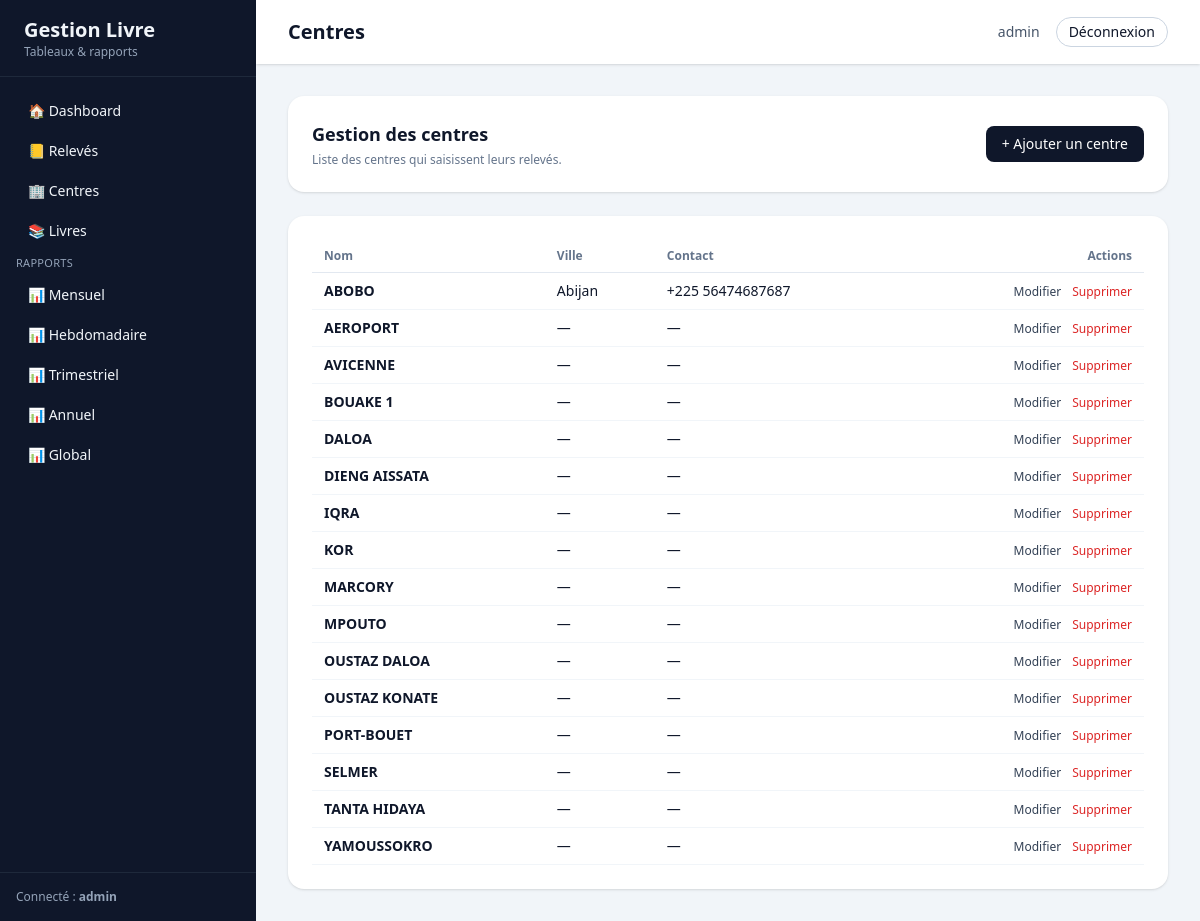
The app's page /centres/ (signed in), older data.
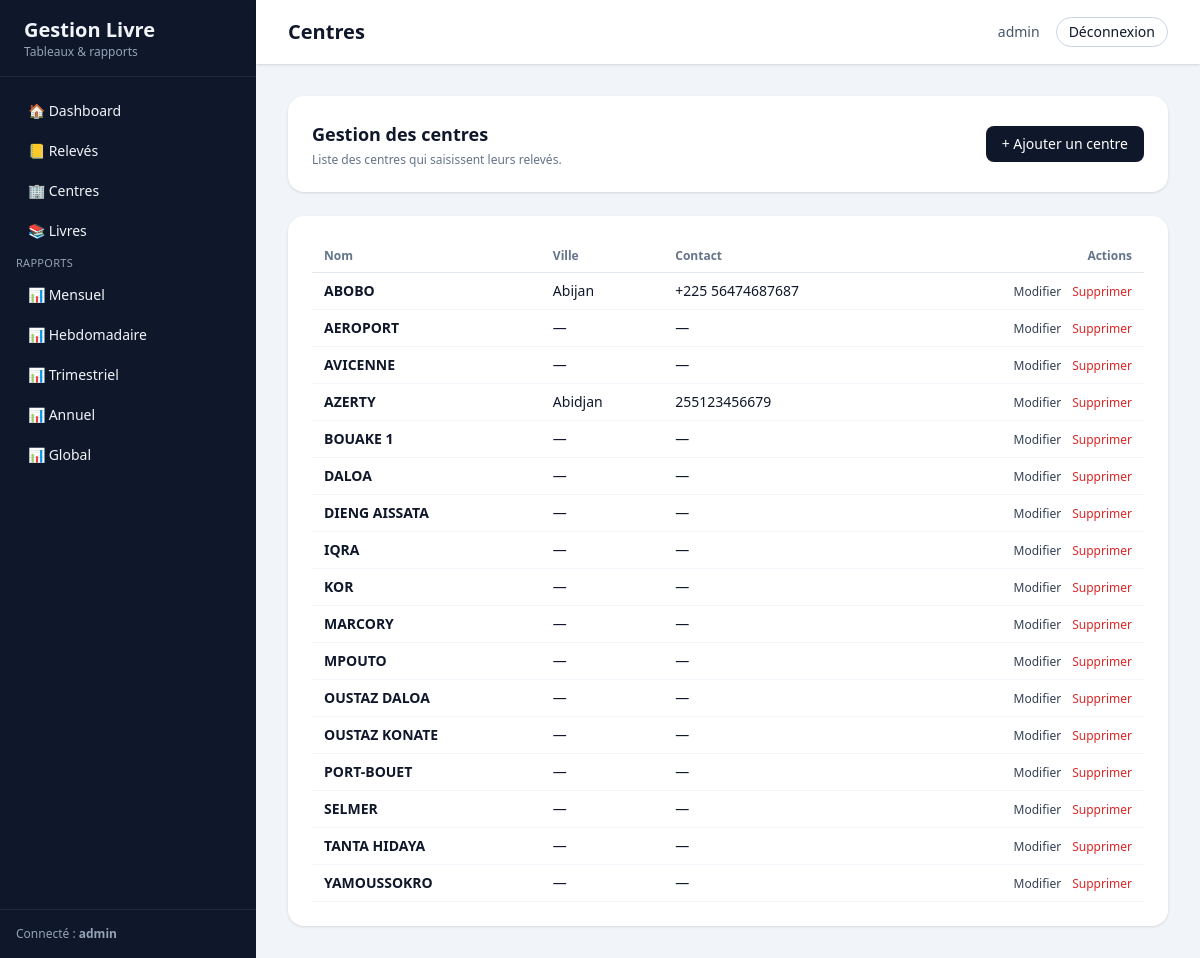
The same page, newer data.
### gestion/models.py (models this page shows, shortened)
class Centre(models.Model):
    nom = models.CharField(max_length=100, unique=True)
    ville = models.CharField(max_length=100, blank=True)
    contact = models.CharField(max_length=100, blank=True)

### gestion/views.py (the view)
# urls.py: path("centres/", centre_list, name="centre_list"),
@login_required
@admin_required
def centre_list(request):
    centres = Centre.objects.all().order_by("nom")
    return render(request, "gestion/centre_list.html", {"centres": centres})

### gestion/views.py (called while the page is built)
def admin_required(view_func):
    @wraps(view_func)
    def _wrapped(request, *args, **kwargs):
        user = request.user
        if not user.is_authenticated:
            raise PermissionDenied
        if getattr(user, "is_superuser", False):
            return view_func(request, *args, **kwargs)
        if hasattr(user, "is_admin") and user.is_admin():
            return view_func(request, *args, **kwargs)
        raise PermissionDenied
    return _wrapped

### templates/gestion/centre_list.html (shortened to what this page needs)
{% extends "base.html" %}
{% block header_title %}Centres{% endblock %}
{% block content %}
<div class="space-y-6">
  <div class="bg-white rounded-2xl shadow p-4 md:p-6 flex flex-col md:flex-row md:items-center md:justify-between gap-4">
    <div>
      <h1 class="text-lg font-semibold">Gestion des centres</h1>
      <p class="text-xs text-slate-500 mt-1">
        Liste des centres qui saisissent leurs relevés.
      </p>
    </div>
    <div>
      <a href="{% url 'centre_create' %}"
         class="inline-flex items-center rounded-lg bg-slate-900 text-white px-4 py-2 text-sm font-medium hover:bg-slate-800">
        + Ajouter un centre
      </a>
    </div>
  </div>
  <div class="bg-white rounded-2xl shadow p-4 md:p-6 overflow-x-auto">
    <table class="min-w-full text-sm">
      <thead>
        <tr class="border-b border-slate-200 text-xs text-slate-500">
          <th class="py-2 px-3 text-left">Nom</th>
          <th class="py-2 px-3 text-left">Ville</th>
          <th class="py-2 px-3 text-left">Contact</th>
          <th class="py-2 px-3 text-right">Actions</th>
        </tr>
      </thead>
      <tbody>
        {% if centres %}
          {% for centre in centres %}
            <tr class="border-b border-slate-100 hover:bg-slate-50">
              <td class="py-2 px-3 font-semibold">
                {{ centre.nom }}
              </td>
              <td class="py-2 px-3">
                {{ centre.ville|default:"—" }}
              </td>
              <td class="py-2 px-3">
                {{ centre.contact|default:"—" }}
              </td>
              <td class="py-2 px-3 text-right space-x-2">
                <a href="{% url 'centre_update' centre.pk %}"
                   class="text-xs text-slate-700 hover:underline">
                  Modifier
                </a>
                <a href="{% url 'centre_delete' centre.pk %}"
                   class="text-xs text-red-600 hover:underline">
                  Supprimer
                </a>
              </td>
            </tr>
          {% endfor %}
        {% else %}
          <tr>
            <td colspan="4" class="py-4 px-3 text-center text-slate-500">
              Aucun centre enregistré.
            </td>
          </tr>
        {% endif %}
      </tbody>
    </table>
  </div>
</div>
{% endblock %}

Row changes from the older to the newer data that the page shows:
added Centre: nom "AZERTY", ville "Abidjan", contact "255123456679"
